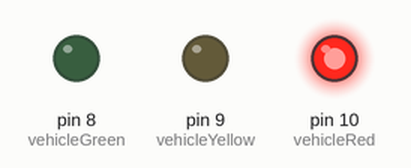
This sketch was run on a simulated Arduino Uno, built with avr-gcc and run on an emulated ATmega328P. Parts: output pins drawn as LEDs (lit = HIGH).

Above: at 1.5 s.
At 4.5 s:
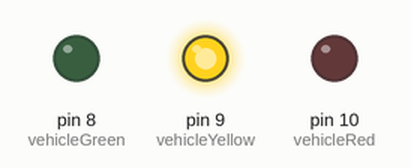
At 7.5 s:
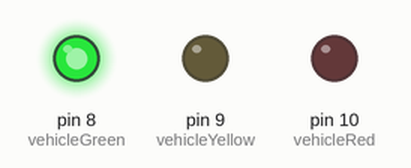
Timing chart, 0 to 11.7 s (numbered marks = the images above):
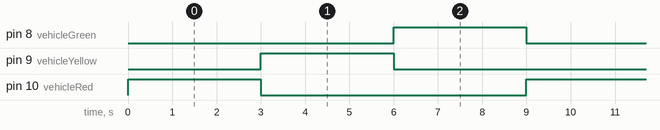

Measured:
- by itself, pin 8 (vehicleGreen), pin 9 (vehicleYellow), pin 10 (vehicleRed): alternates HIGH for 3.0 s and LOW for 6.0 s
- by itself, everything shown: repeats every 9.0 s, in 4 steps

The sketch:

sketch_jun3a.ino
```cpp
const int vehicleRed=10;
const int vehicleYellow=9;
const int vehicleGreen=8;


void setup() {
  // put your setup code here, to run once:

  pinMode(vehicleRed,OUTPUT);
  pinMode(vehicleYellow,OUTPUT);
  pinMode(vehicleGreen,OUTPUT);
}

void loop() {
  // put your main code here, to run repeatedly:

  digitalWrite(vehicleRed,HIGH);
  delay(3000);
  digitalWrite(vehicleRed,LOW);

  digitalWrite(vehicleYellow,HIGH);
  delay(3000);
  digitalWrite(vehicleYellow,LOW);

  digitalWrite(vehicleGreen,HIGH);
  delay(3000);
  digitalWrite(vehicleGreen,LOW);

}
```
